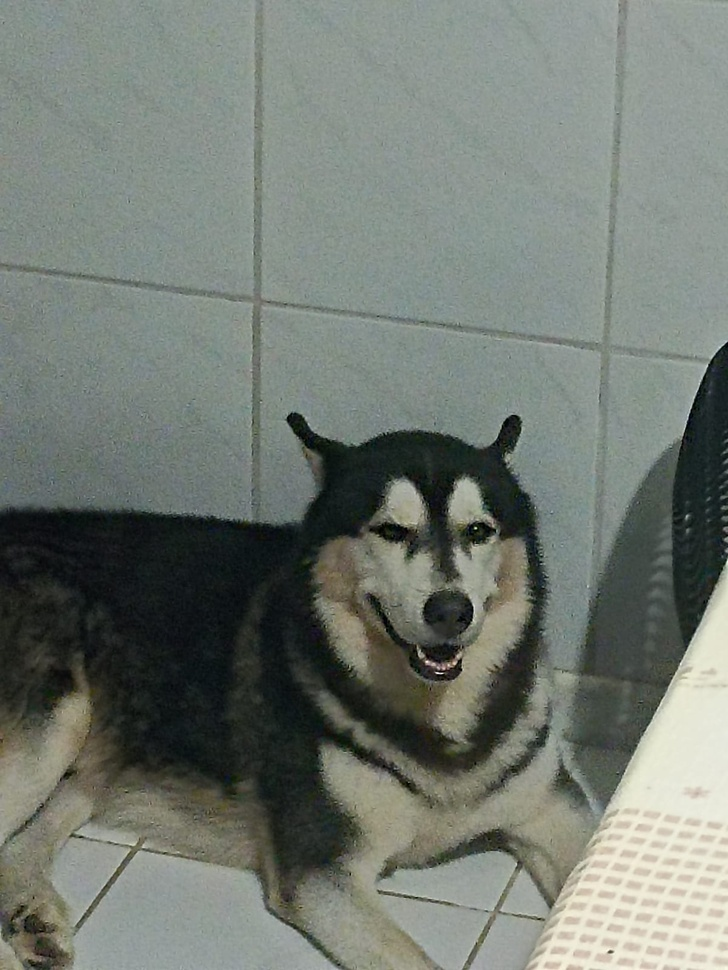
#> input picture imgs/simba1.jpeg, 728 x 970 px, shrunk from 1201 x 1600 before the run
$ python padding.py
#> lines starting #> are read from the running program, lines starting #| are printed output that depends on the picture
import numpy as np
import cv2
from matplotlib import pyplot as plt

def showImage(img):
    imgMPLIB = cv2.cvtColor(img, cv2.COLOR_BGR2RGB)
    plt.imshow(imgMPLIB)
    plt.show()


def showImageGrid(img, title):
    fig, axis = plt.subplots()
    imgMPLIB = cv2.cvtColor(img, cv2.COLOR_BGR2RGB)
    axis.imshow(imgMPLIB)
    axis.set_title(title)
    plt.show()

def showMultipleImageGrid(imgsArray, titlesArray, x, y):
    if(x < 1 or y < 1):
        print("ERRO: X e Y não podem ser zero ou abaixo de zero!")
        return
    elif(x == 1 and y == 1):
        showImageGrid(imgsArray, titlesArray)
    elif(x == 1):
        fig, axis = plt.subplots(y)
        fig.suptitle(titlesArray)
        yId = 0
        for img in imgsArray:
            imgMPLIB = cv2.cvtColor(img, cv2.COLOR_BGR2RGB)
            axis[yId].imshow(imgMPLIB)

            yId += 1
    elif(y == 1):
        fig, axis = plt.subplots(1, x)
        fig.suptitle(titlesArray)
        xId = 0
        for img in imgsArray:
            imgMPLIB = cv2.cvtColor(img, cv2.COLOR_BGR2RGB)
            axis[xId].imshow(imgMPLIB)

            xId += 1
    else:
        fig, axis = plt.subplots(y, x)
        xId, yId, titleId = 0, 0, 0
        for img in imgsArray:
            imgMPLIB = cv2.cvtColor(img, cv2.COLOR_BGR2RGB)
            axis[yId, xId].set_title(titlesArray[titleId])
            axis[yId, xId].imshow(imgMPLIB)
            if(len(titlesArray[titleId]) == 0):
                axis[yId, xId].axis('off')

            titleId += 1
            xId += 1
            if xId == x:
                xId = 0
                yId += 1

        fig.tight_layout(pad=0.5)
    plt.show()

def plotSingleImage():
    #criando grid com a imagem original apenas
    img= cv2.imread("imgs/simba1.jpeg")
    showImageGrid(img,"Foto de Simba")


def plotTwoImageVertical():
    imgOriginal = cv2.imread("imgs/simba1.jpeg")
    imgReplicate = cv2.copyMakeBorder(imgOriginal, 200, 100, 50, 10, cv2.BORDER_REPLICATE)

    #criando grid com 2 imagens, a segunda com borda replicada
    imgsArray = [imgOriginal, imgReplicate]
    title = 'Imagem Original e Imagem com Borda Replicada'
    showMultipleImageGrid(imgsArray, title, 1, 2)

def plotTwoImageHorizontal():
    imgOriginal = cv2.imread("imgs/simba1.jpeg")
    imgReplicate = cv2.copyMakeBorder(imgOriginal, 200, 100, 50, 250, cv2.BORDER_REPLICATE)

    #criando grid com 2 imagens, a segunda com borda replicada
    imgsArray = [imgOriginal, imgReplicate]
    title = 'Imagem Original e Imagem com Borda Replicada'
    showMultipleImageGrid(imgsArray, title, 2, 1)

def plotThreeImages():
    imgOriginal = cv2.imread("imgs/simba1.jpeg")
    imgReplicate = cv2.copyMakeBorder(imgOriginal, 100, 100, 100, 100, cv2.BORDER_REPLICATE)
    imgReflect = cv2.copyMakeBorder(imgOriginal, 100, 100, 100, 100, cv2.BORDER_REFLECT)
    imgTransparent = np.ones((imgOriginal.shape[0], imgOriginal.shape[1], 4), np.uint8) * 255

    #criando grid com 3 imagens, a segunda com borda replicada e a terceira com borda de espelho
    #a ultima imagem é transparente
    imgsArray = [imgOriginal, imgReplicate, imgReflect, imgTransparent]
    titlesArray = ['Original', 'Borda Replicada', 'Borda de Espelho', '']
    showMultipleImageGrid(imgsArray, titlesArray, 2, 2)

def plotFourImages():
    imgOriginal = cv2.imread("imgs/simba1.jpeg")
    imgReplicate = cv2.copyMakeBorder(imgOriginal, 100, 100, 100, 100, cv2.BORDER_REPLICATE)
    imgReflect = cv2.copyMakeBorder(imgOriginal, 100, 100, 100, 100, cv2.BORDER_REFLECT)
    imgReflect101 = cv2.copyMakeBorder(imgOriginal, 100, 100, 100, 100, cv2.BORDER_REFLECT_101)

    #criando grid com 4 imagens, a segunda com borda replicada e a terceira e quarta com borda de espelho
    imgsArray = [imgOriginal, imgReplicate, imgReflect, imgReflect101]
    titlesArray = ['Original', 'Borda Replicada', 'Borda de Espelho', 'Borda de Espelho 2']
    showMultipleImageGrid(imgsArray, titlesArray, 2, 2)

def plotSixImages():
    imgOriginal = cv2.imread("imgs/simba1.jpeg")
    imgReplicate = cv2.copyMakeBorder(imgOriginal, 100, 100, 100, 100, cv2.BORDER_REPLICATE)
    imgReflect = cv2.copyMakeBorder(imgOriginal, 100, 100, 100, 100, cv2.BORDER_REFLECT)
    imgReflect101 = cv2.copyMakeBorder(imgOriginal, 100, 100, 100, 100, cv2.BORDER_REFLECT_101)
    imgWrap = cv2.copyMakeBorder(imgOriginal, 100, 100, 100, 100, cv2.BORDER_WRAP)

    BLUE = [255, 0, 0]
    imgConstant = cv2.copyMakeBorder(imgOriginal, 100, 100, 100, 100, cv2.BORDER_CONSTANT, value = BLUE)

    #criando grid com 6 imagens, a segunda com borda replicada e a terceira e quarta com borda de espelho
    #constant insere uma moldura e wrap só olhando pra entender =)
    imgsArray = [imgOriginal, imgReplicate, imgReflect, imgReflect101, imgConstant, imgWrap]
    titlesArray = ['Original', 'Borda Replicada', 'Borda de Espelho', 'Borda de Espelho 2', 'Moldura', 'Efeito Wrap']
    showMultipleImageGrid(imgsArray, titlesArray, 3, 2)

def main():
    plotTwoImageHorizontal()
#> in plotTwoImageHorizontal, imgOriginal is the input picture: shape (970, 728, 3); mean B, G, R 114.3, 121.9, 115.1
#> in plotTwoImageHorizontal, `imgReplicate = cv2.copyMakeBorder(imgOriginal, 200, 100, 50, 250, cv2...`:
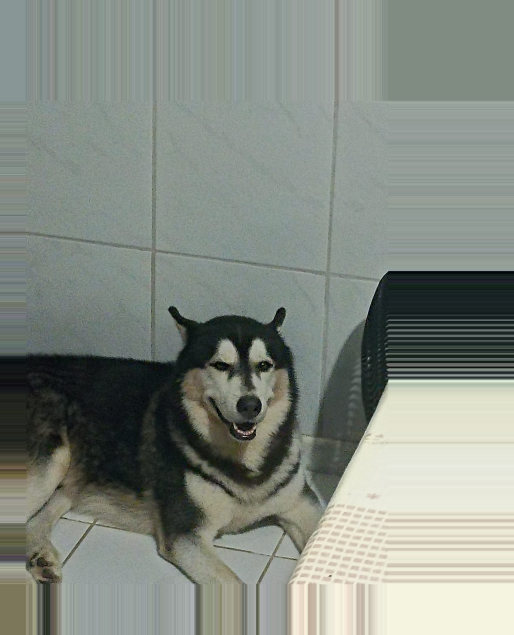
#> imgReplicate: shape (1270, 1028, 3) (shown at 1/2 size); mean B, G, R 130, 138.2, 131.6
#> the loop in showMultipleImageGrid, `for img in imgsArray:` made 2 passes
#> after the loop in showMultipleImageGrid, `for img in imgsArray:`: xId = 2
    plotTwoImageVertical()
#> in plotTwoImageVertical, `imgReplicate = cv2.copyMakeBorder(imgOriginal, 200, 100, 50, 10, cv2.B..`:
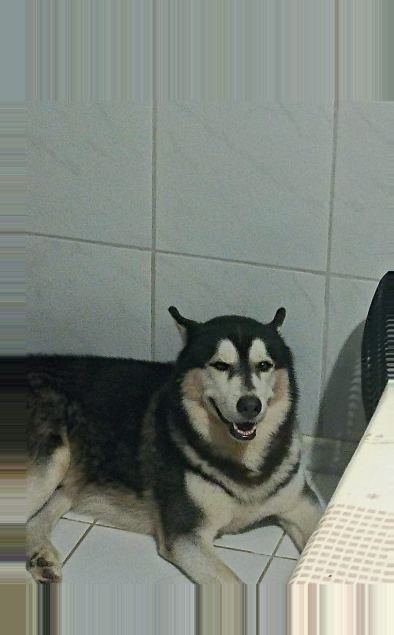
#> imgReplicate: shape (1270, 788, 3) (shown at 1/2 size); mean B, G, R 122.4, 129.9, 123.1
#> the loop in showMultipleImageGrid (call 2), `for img in imgsArray:` made 2 passes
    plotThreeImages()
#> in plotThreeImages, `imgReflect = cv2.copyMakeBorder(imgOriginal, 100, 100, 100, 100, cv2.B..`:
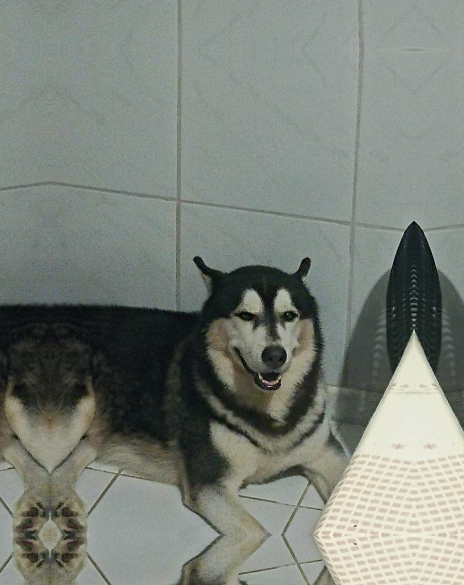
#> imgReflect: shape (1170, 928, 3) (shown at 1/2 size); mean B, G, R 121.7, 129.6, 123.2
#> call 3 of showMultipleImageGrid, with x = 2, y = 2
#> the loop in showMultipleImageGrid (call 3), `for img in imgsArray:` made 4 passes
#> yId on passes 2, 4: 1, 2
#> after the loop in showMultipleImageGrid (call 3), `for img in imgsArray:`: titleId = 4; xId = 0; yId = 2
#> in showMultipleImageGrid (call 3), `plt.show()`:
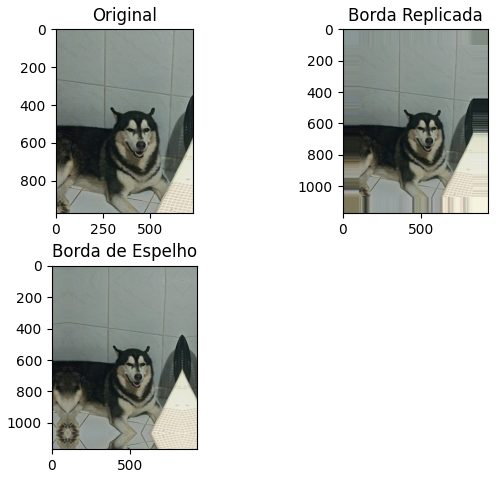
#> figure drawn by matplotlib, 4 panels
    plotFourImages()
    plotSixImages()
#> in plotSixImages, `imgWrap = cv2.copyMakeBorder(imgOriginal, 100, 100, 100, 100, cv2.BORD..`:
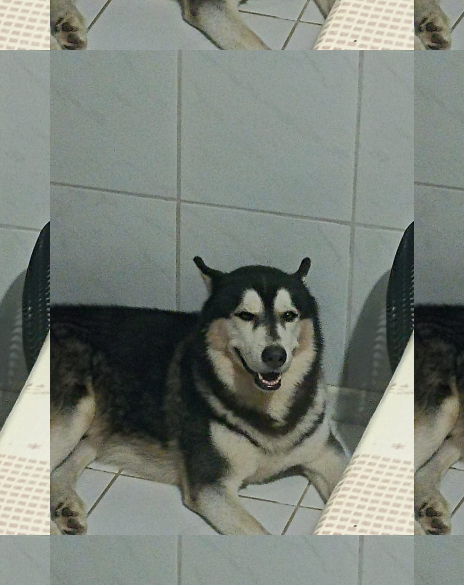
#> imgWrap: shape (1170, 928, 3) (shown at 1/2 size); mean B, G, R 121.7, 129.6, 123.2
#> in plotSixImages, `imgConstant = cv2.copyMakeBorder(imgOriginal, 100, 100, 100, 100, cv2...`:
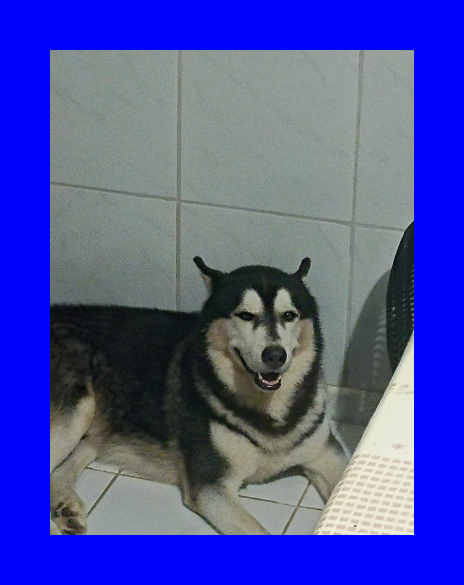
#> imgConstant: shape (1170, 928, 3) (shown at 1/2 size); mean B, G, R 163.5, 79.3, 74.9
#> the loop in showMultipleImageGrid (call 5), `for img in imgsArray:` made 6 passes
#> after the loop in showMultipleImageGrid (call 5), `for img in imgsArray:`: titleId = 6; xId = 0; yId = 2
#> in showMultipleImageGrid (call 5), `plt.show()`:
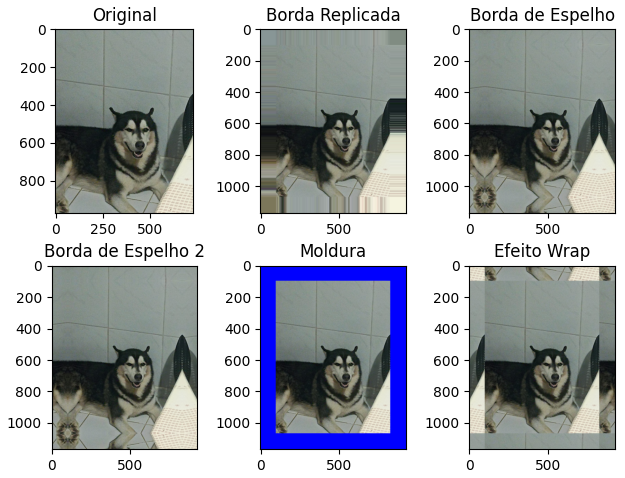
#> figure drawn by matplotlib, 6 panels

if __name__ == "__main__":
    main()

$ run again, with imgs/simba2.jpeg copied over imgs/simba1.jpeg
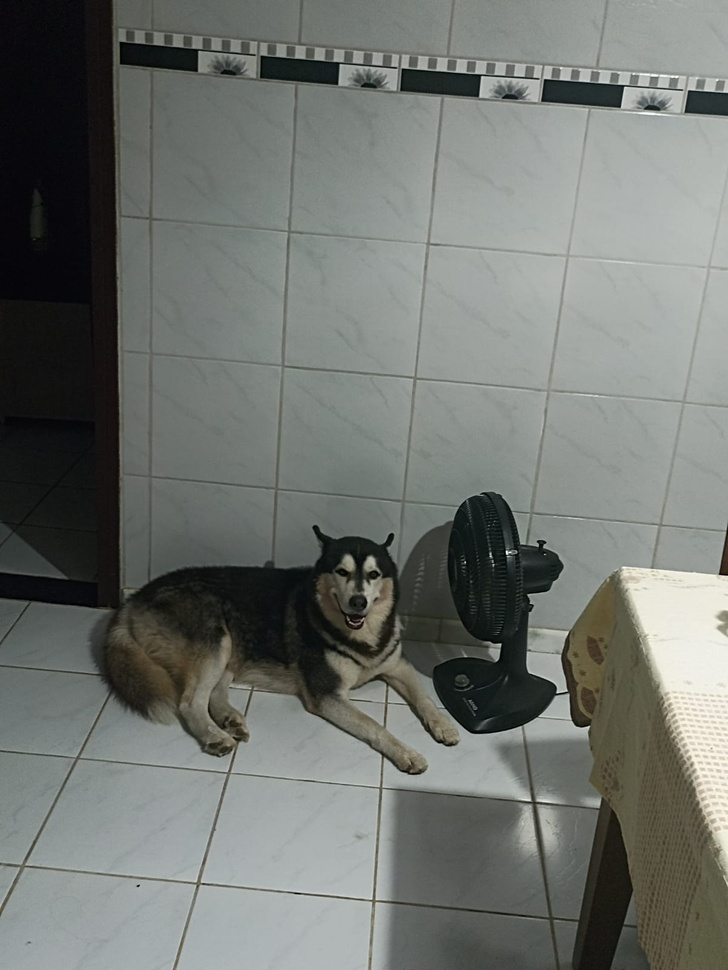
#> input picture imgs/simba2.jpeg, 728 x 970 px, shrunk from 1201 x 1600 before the run
#> in plotTwoImageHorizontal, imgOriginal is the input picture: shape (970, 728, 3); mean B, G, R 111.3, 115.9, 112.2
#> the loop in showMultipleImageGrid, `for img in imgsArray:` made 2 passes
#> after the loop in showMultipleImageGrid, `for img in imgsArray:`: xId = 2
#> the loop in showMultipleImageGrid (call 2), `for img in imgsArray:` made 2 passes
#> the loop in showMultipleImageGrid (call 3), `for img in imgsArray:` made 4 passes
#> yId on passes 2, 4: 1, 2
#> after the loop in showMultipleImageGrid (call 3), `for img in imgsArray:`: titleId = 4; xId = 0; yId = 2
#> in showMultipleImageGrid (call 3), `plt.show()`:
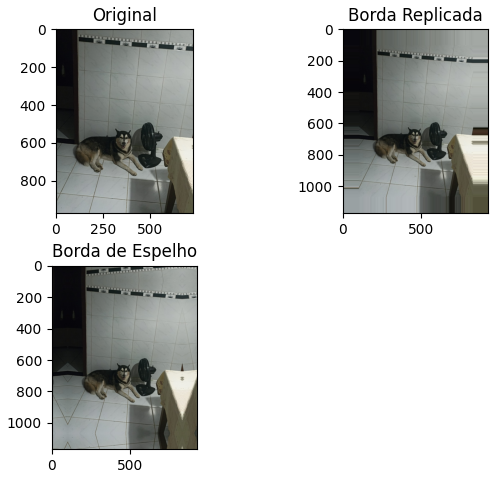
#> figure drawn by matplotlib, 4 panels
#> in plotSixImages, `imgConstant = cv2.copyMakeBorder(imgOriginal, 100, 100, 100, 100, cv2...`:
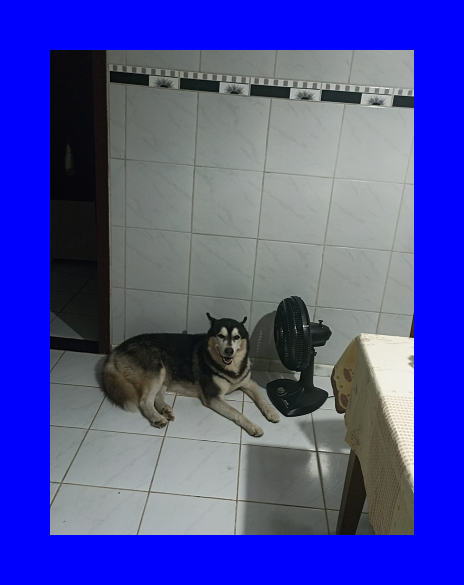
#> imgConstant: shape (1170, 928, 3) (shown at 1/2 size); mean B, G, R 161.5, 75.4, 73
